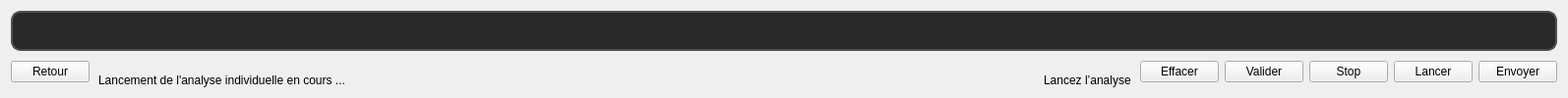
         <widget class="QWidget" name="page_2">
          <layout class="QGridLayout" name="gridLayout_4">
           <item row="3" column="0" colspan="2">
            <layout class="QHBoxLayout" name="horizontalLayout_4">
             <item>
              <widget class="QPushButton" name="pushButton_retour_mh">
               <property name="text">
                <string>Retour</string>
               </property>
              </widget>
             </item>
             <item>
              <widget class="QLabel" name="label_analyse_en_cours">
               <property name="styleSheet">
                <string notr="true">QLabel{
	padding-top: 17px;
}</string>
               </property>
               <property name="text">
                <string>Lancement de l'analyse individuelle en cours ...</string>
               </property>
              </widget>
             </item>
             <item>
              <spacer name="horizontalSpacer_2">
               <property name="orientation">
                <enum>Qt::Horizontal</enum>
               </property>
               <property name="sizeHint" stdset="0">
                <size>
                 <width>698</width>
                 <height>20</height>
                </size>
               </property>
              </spacer>
             </item>
             <item>
              <widget class="QLabel" name="label_mul_m">
               <property name="styleSheet">
                <string notr="true">
QLabel{
	padding-top: 17px;
}</string>
               </property>
               <property name="text">
                <string>Lancez l’analyse</string>
               </property>
               <property name="alignment">
                <set>Qt::AlignLeading</set>
               </property>
              </widget>
             </item>
             <item>
              <widget class="QPushButton" name="pushButton_effacer">
               <property name="text">
                <string>Effacer</string>
               </property>
              </widget>
             </item>
             <item>
              <widget class="QPushButton" name="pushButton_valider">
               <property name="text">
                <string>Valider</string>
               </property>
              </widget>
             </item>
             <item>
              <widget class="QPushButton" name="pushButton_stop_m">
               <property name="text">
                <string>Stop</string>
               </property>
              </widget>
             </item>
             <item>
              <widget class="QPushButton" name="pushButton_lancer_m">
               <property name="text">
                <string>Lancer</string>
               </property>
              </widget>
             </item>
             <item>
              <widget class="QPushButton" name="pushButton_envoyer_r_m">
               <property name="text">
                <string>Envoyer</string>
               </property>
              </widget>
             </item>
            </layout>
           </item>
           <item row="2" column="0" colspan="2">
            <widget class="QFrame" name="frame_2">
             <property name="styleSheet">
              <string notr="true">.QFrame {
    background-color: rgb(40, 40, 40); /* Fond sombre */
    color: white; /* Texte en blanc */
    font: 14px &quot;Arial&quot;; /* Police et taille du texte */
    border: 2px solid rgb(80, 80, 80); /* Bordure subtile */
    border-radius: 10px; /* Coins arrondis */
    padding: 8px; /* Espacement interne pour le texte */
}

QLabel {
    color: #d1d1d1;
	font: bold 15px &quot;Arial&quot;;
    line-height: 30;       /* Espacement entre les lignes de texte */
    letter-spacing: 1px;    /* Espacement entre les lettres */
	qproperty-alignment: AlignLeft;
	padding: 5;
}

QLineEdit {
    background-color: rgb(60, 60, 60);     /* Fond un peu plus clair que QFrame */
    color: white;                          /* Texte blanc */
    font: 14px &quot;Arial&quot;;                    /* Même police que les autres */
    border: 2px solid rgb(100, 100, 100);  /* Bordure légèrement visible */
    border-radius: 8px;                    /* Coins arrondis */
    padding: 6px 10px;                     /* Espacement interne confortable */
    selection-background-color: rgb(90, 150, 240); /* Couleur de sélection */
    selection-color: black;               /* Couleur du texte sélectionné */
	
}

QLineEdit:focus {
    border: 2px solid rgb(0, 120, 215);    /* Accent visuel quand actif */
    background-color: rgb(70, 70, 70);     /* Légèrement plus clair au focus */
}

QComboBox {
    background-color: rgb(60, 60, 60);     /* Fond comme QLineEdit */
    color: white;                          /* Texte blanc */
    font: 14px &quot;Arial&quot;;                    /* Même police */
    border: 2px solid rgb(100, 100, 100);  /* Bordure similaire */
    border-radius: 8px;                    /* Coins arrondis identiques */
    padding: 6px 10px;                     /* Espacement interne */
    selection-background-color: rgb(90, 150, 240);
    selection-color: black;
}

QComboBox:focus {
    border: 2px solid rgb(0, 120, 215);    /* Accent visuel quand actif */
    background-color: rgb(70, 70, 70);     /* Même effet de surbrillance */
}

QComboBox::drop-down {
    subcontrol-origin: padding;
    subcontrol-position: top right;
    width: 25px;
    border-left: 1px solid rgb(100, 100, 100);
    background-color: rgb(60, 60, 60);
    border-top-right-radius: 8px;
    border-bottom-right-radius: 8px;
}

QComboBox::down-arrow {
    image: url(static/icon/down-arrow.svg); /* Assure-toi que le fichier existe */
    width: 12px;
    height: 12px;
}

</string>
             </property>
             <property name="frameShape">
              <enum>QFrame::StyledPanel</enum>
             </property>
             <property name="frameShadow">
              <enum>QFrame::Raised</enum>
             </property>
             <layout class="QGridLayout" name="gridLayout_7"/>
            </widget>
           </item>
          </layout>
         </widget>
